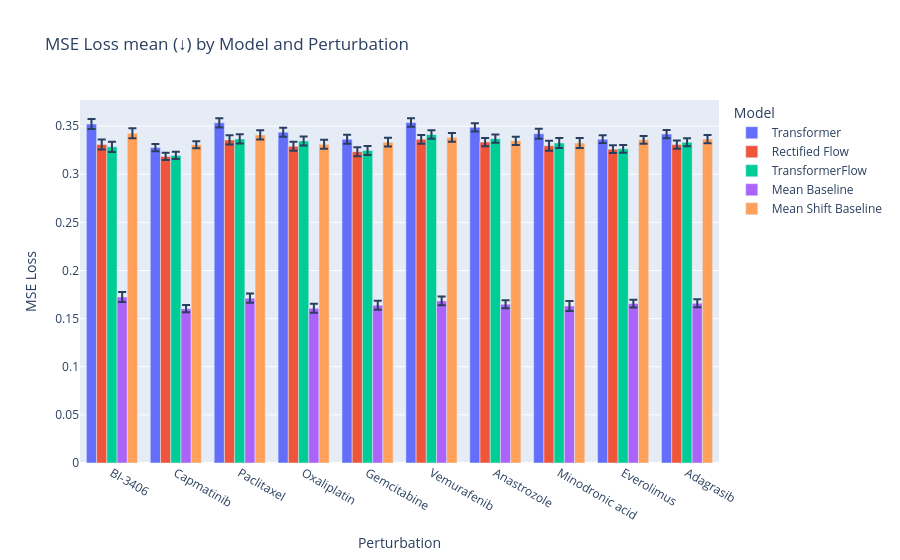

The code cell stored with this chart in its notebook:
### Code cell
df_bar_des_mse_dict = {"Model": ["Transformer", "Rectified Flow", "TransformerFlow", "Mean Baseline", "Mean Shift Baseline"]}

for i, pert in enumerate(perturbations):
    df_bar_des_mse_dict[pert] = [transformer_mse_by_pert[:, i].mean().item(), rf_mse_by_pert[:, i].mean().item(), tf_mse_by_pert[:, i].mean().item(), mean_baseline_mse_by_pert[:, i].mean().item(), mean_shift_baseline_mse_by_pert[:, i].mean().item()]

df_bar_des_mse = pd.DataFrame(df_bar_des_mse_dict)

df_bar_des_mse_melted = df_bar_des_mse.melt(id_vars="Model", var_name="Perturbation", value_name="MSE Loss")
fig = px.bar(df_bar_des_mse_melted, x="Perturbation", y="MSE Loss", color="Model", barmode="group", title="MSE Loss mean (↓) by Model and Perturbation")
# error bars
fig.update_traces(error_y=dict(type='data', array=[transformer_mse_by_pert[:, i].std() for i in range(len(perturbations))] + [rf_mse_by_pert[:, i].std() for i in range(len(perturbations))] + [tf_mse_by_pert[:, i].std() for i in range(len(perturbations))] + [mean_baseline_mse_by_pert[:, i].std() for i in range(len(perturbations))] + [mean_shift_baseline_mse_by_pert[:, i].std() for i in range(len(perturbations))], visible=True))
fig.show()

### Figure 1 — Plotly figure (JSON) as saved in the notebook; plotly's stock layout.template omitted (floating-point values rounded to 4 significant figures)
{"data": [{"alignmentgroup": "True", "error_y": {"array": [0.005254, 0.003761, 0.004761, 0.004724, 0.004646, 0.004515, 0.004229, 0.005131, 0.004024, 0.004211, 0.006675, 0.006511, 0.005903, 0.005853, 0.005906, 0.00568, 0.00505, 0.005238, 0.006206, 0.005545, 0.003132, 0.004193, 0.00378, 0.004266, 0.003956, 0.004101, 0.003742, 0.004921, 0.003778, 0.003833, 0.00183, 0.001467, 0.001158, 0.001157, 0.001196, 0.001057, 0.0008086, 0.001271, 0.00118, 0.001096, 0.003041, 0.002535, 0.003566, 0.002468, 0.00223, 0.002415, 0.002156, 0.002686, 0.00206, 0.002522], "type": "data", "visible": true}, "hovertemplate": "Model=Transformer<br>Perturbation=%{x}<br>MSE Loss=%{y}<extra></extra>", "legendgroup": "Transformer", "marker": {"color": "#636efa", "pattern": {"shape": ""}}, "name": "Transformer", "offsetgroup": "Transformer", "orientation": "v", "showlegend": true, "textposition": "auto", "type": "bar", "x": ["BI-3406", "Capmatinib", "Paclitaxel", "Oxaliplatin", "Gemcitabine", "Vemurafenib", "Anastrozole", "Minodronic acid", "Everolimus", "Adagrasib"], "xaxis": "x", "y": [0.3521, 0.3277, 0.3534, 0.3437, 0.3363, 0.3538, 0.3487, 0.3421, 0.3364, 0.3417], "yaxis": "y"}, {"alignmentgroup": "True", "error_y": {"array": [0.005254, 0.003761, 0.004761, 0.004724, 0.004646, 0.004515, 0.004229, 0.005131, 0.004024, 0.004211, 0.006675, 0.006511, 0.005903, 0.005853, 0.005906, 0.00568, 0.00505, 0.005238, 0.006206, 0.005545, 0.003132, 0.004193, 0.00378, 0.004266, 0.003956, 0.004101, 0.003742, 0.004921, 0.003778, 0.003833, 0.00183, 0.001467, 0.001158, 0.001157, 0.001196, 0.001057, 0.0008086, 0.001271, 0.00118, 0.001096, 0.003041, 0.002535, 0.003566, 0.002468, 0.00223, 0.002415, 0.002156, 0.002686, 0.00206, 0.002522], "type": "data", "visible": true}, "hovertemplate": "Model=Rectified Flow<br>Perturbation=%{x}<br>MSE Loss=%{y}<extra></extra>", "legendgroup": "Rectified Flow", "marker": {"color": "#EF553B", "pattern": {"shape": ""}}, "name": "Rectified Flow", "offsetgroup": "Rectified Flow", "orientation": "v", "showlegend": true, "textposition": "auto", "type": "bar", "x": ["BI-3406", "Capmatinib", "Paclitaxel", "Oxaliplatin", "Gemcitabine", "Vemurafenib", "Anastrozole", "Minodronic acid", "Everolimus", "Adagrasib"], "xaxis": "x", "y": [0.3309, 0.3184, 0.3356, 0.3291, 0.3234, 0.3363, 0.3334, 0.3296, 0.3261, 0.3308], "yaxis": "y"}, {"alignmentgroup": "True", "error_y": {"array": [0.005254, 0.003761, 0.004761, 0.004724, 0.004646, 0.004515, 0.004229, 0.005131, 0.004024, 0.004211, 0.006675, 0.006511, 0.005903, 0.005853, 0.005906, 0.00568, 0.00505, 0.005238, 0.006206, 0.005545, 0.003132, 0.004193, 0.00378, 0.004266, 0.003956, 0.004101, 0.003742, 0.004921, 0.003778, 0.003833, 0.00183, 0.001467, 0.001158, 0.001157, 0.001196, 0.001057, 0.0008086, 0.001271, 0.00118, 0.001096, 0.003041, 0.002535, 0.003566, 0.002468, 0.00223, 0.002415, 0.002156, 0.002686, 0.00206, 0.002522], "type": "data", "visible": true}, "hovertemplate": "Model=TransformerFlow<br>Perturbation=%{x}<br>MSE Loss=%{y}<extra></extra>", "legendgroup": "TransformerFlow", "marker": {"color": "#00cc96", "pattern": {"shape": ""}}, "name": "TransformerFlow", "offsetgroup": "TransformerFlow", "orientation": "v", "showlegend": true, "textposition": "auto", "type": "bar", "x": ["BI-3406", "Capmatinib", "Paclitaxel", "Oxaliplatin", "Gemcitabine", "Vemurafenib", "Anastrozole", "Minodronic acid", "Everolimus", "Adagrasib"], "xaxis": "x", "y": [0.3285, 0.3195, 0.3367, 0.3346, 0.3247, 0.3413, 0.337, 0.3325, 0.3265, 0.3332], "yaxis": "y"}, {"alignmentgroup": "True", "error_y": {"array": [0.005254, 0.003761, 0.004761, 0.004724, 0.004646, 0.004515, 0.004229, 0.005131, 0.004024, 0.004211, 0.006675, 0.006511, 0.005903, 0.005853, 0.005906, 0.00568, 0.00505, 0.005238, 0.006206, 0.005545, 0.003132, 0.004193, 0.00378, 0.004266, 0.003956, 0.004101, 0.003742, 0.004921, 0.003778, 0.003833, 0.00183, 0.001467, 0.001158, 0.001157, 0.001196, 0.001057, 0.0008086, 0.001271, 0.00118, 0.001096, 0.003041, 0.002535, 0.003566, 0.002468, 0.00223, 0.002415, 0.002156, 0.002686, 0.00206, 0.002522], "type": "data", "visible": true}, "hovertemplate": "Model=Mean Baseline<br>Perturbation=%{x}<br>MSE Loss=%{y}<extra></extra>", "legendgroup": "Mean Baseline", "marker": {"color": "#ab63fa", "pattern": {"shape": ""}}, "name": "Mean Baseline", "offsetgroup": "Mean Baseline", "orientation": "v", "showlegend": true, "textposition": "auto", "type": "bar", "x": ["BI-3406", "Capmatinib", "Paclitaxel", "Oxaliplatin", "Gemcitabine", "Vemurafenib", "Anastrozole", "Minodronic acid", "Everolimus", "Adagrasib"], "xaxis": "x", "y": [0.1724, 0.1603, 0.1712, 0.1607, 0.1638, 0.1684, 0.1649, 0.1631, 0.1657, 0.1659], "yaxis": "y"}, {"alignmentgroup": "True", "error_y": {"array": [0.005254, 0.003761, 0.004761, 0.004724, 0.004646, 0.004515, 0.004229, 0.005131, 0.004024, 0.004211, 0.006675, 0.006511, 0.005903, 0.005853, 0.005906, 0.00568, 0.00505, 0.005238, 0.006206, 0.005545, 0.003132, 0.004193, 0.00378, 0.004266, 0.003956, 0.004101, 0.003742, 0.004921, 0.003778, 0.003833, 0.00183, 0.001467, 0.001158, 0.001157, 0.001196, 0.001057, 0.0008086, 0.001271, 0.00118, 0.001096, 0.003041, 0.002535, 0.003566, 0.002468, 0.00223, 0.002415, 0.002156, 0.002686, 0.00206, 0.002522], "type": "data", "visible": true}, "hovertemplate": "Model=Mean Shift Baseline<br>Perturbation=%{x}<br>MSE Loss=%{y}<extra></extra>", "legendgroup": "Mean Shift Baseline", "marker": {"color": "#FFA15A", "pattern": {"shape": ""}}, "name": "Mean Shift Baseline", "offsetgroup": "Mean Shift Baseline", "orientation": "v", "showlegend": true, "textposition": "auto", "type": "bar", "x": ["BI-3406", "Capmatinib", "Paclitaxel", "Oxaliplatin", "Gemcitabine", "Vemurafenib", "Anastrozole", "Minodronic acid", "Everolimus", "Adagrasib"], "xaxis": "x", "y": [0.3426, 0.3306, 0.3409, 0.3311, 0.3334, 0.3384, 0.3347, 0.3325, 0.3358, 0.3365], "yaxis": "y"}], "layout": {"barmode": "group", "legend": {"title": {"text": "Model"}, "tracegroupgap": 0}, "title": {"text": "MSE Loss mean (↓) by Model and Perturbation"}, "xaxis": {"anchor": "y", "domain": [0, 1], "title": {"text": "Perturbation"}}, "yaxis": {"anchor": "x", "domain": [0, 1], "title": {"text": "MSE Loss"}}}}
